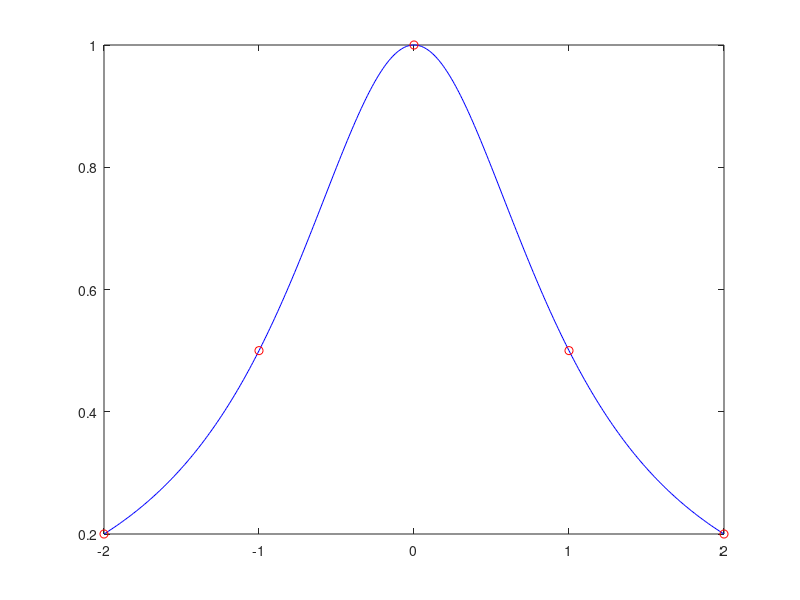

Reproduce this figure in MATLAB. (Note: this script raises an error after producing the figure.)
%4.1

clear all;
clc
xori = -2: 0.01 : 2;
yori = 1./(xori.^2+1);
plot(xori,yori, 'blue')
hold on
x = -2 : 1 : 2;
y = 1./(x.^2+1);
plot (x,y, 'redo')
[a] = NewtonInter(x , y);


xi = xori;

val = NewtonInterEval(x , y , xi);
plot(xi, val, 'green')
hold off

function [a] = NewtonInter(X, Y)
    if nargin ~= 2
        error('divdiff: invalid input parameters'); 
    end
    [ p, m ] = size(X); % m points, polynomial order <= m-1
    TDD = zeros(m, m);
    TDD(:, 1) = Y';
    %Create an algorithm to solve Newtons Divided Difference Method
    for j = 2 : m
        for i = 1 : (m - j + 1)
            TDD(i,j) = (TDD(i + 1, j - 1) - TDD(i, j - 1)) / (X(i + j - 1) - X(i));
        end
    for i = 1 : length(TDD)
        a(i) = TDD(1 , i );
    end
    end 
end

function [val] = NewtonInterEval(X, Y , xi)
    [ p, m ] = size(X); % m points, polynomial order <= m-1
    TDD = zeros(m, m);
    TDD(:, 1) = Y';
    %Create an algorithm to solve Newtons Divided Difference Method
    for j = 2 : m
        for i = 1 : (m - j + 1)
            TDD(i,j) = (TDD(i + 1, j - 1) - TDD(i, j - 1)) / (X(i + j - 1) - X(i));
        end
    for i = 1 : length(TDD)
        a(i) = TDD(1 , i );
    end
    end
    val = a(1) + a(2) * (xi - X(1)) + a(3) * (xi-X(1)) .* (xi-X(2)) + (a(4)) *(xi-X(1)) .* (xi-X(2)) .* (xi-X(3)) + (a(5)) *(xi-X(1)) .* (xi-X(2)) .* (xi-X(3)) .* (xi - X(4));
end


